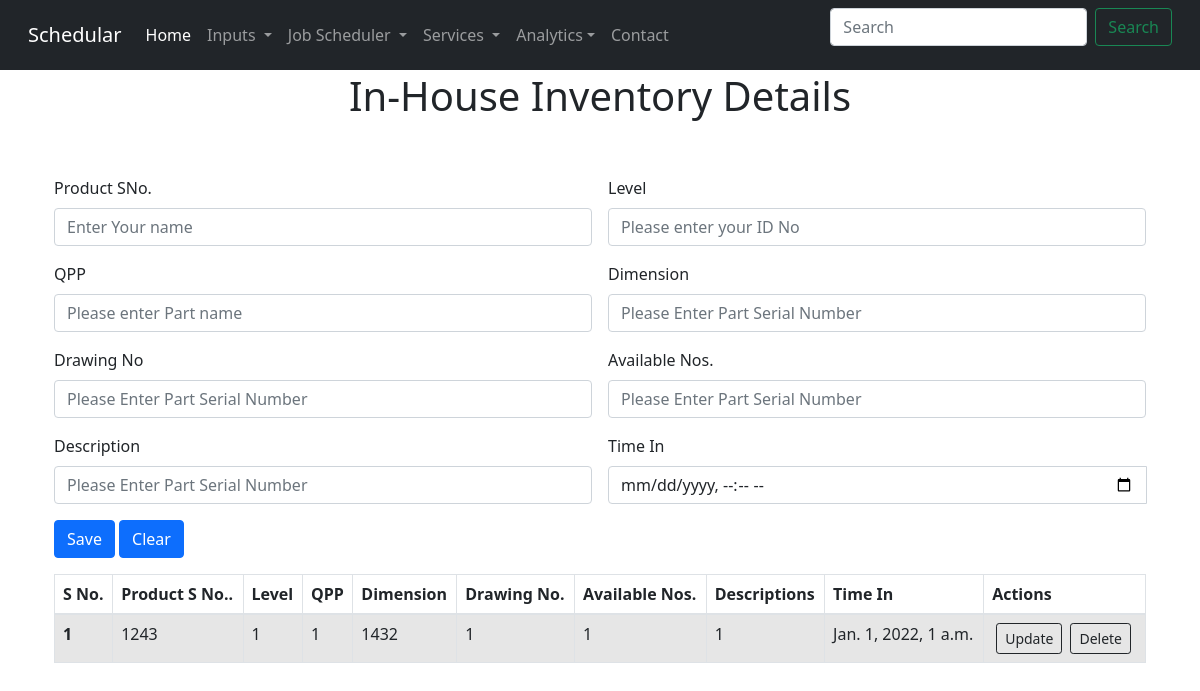
Page /inv on the earlier database version.
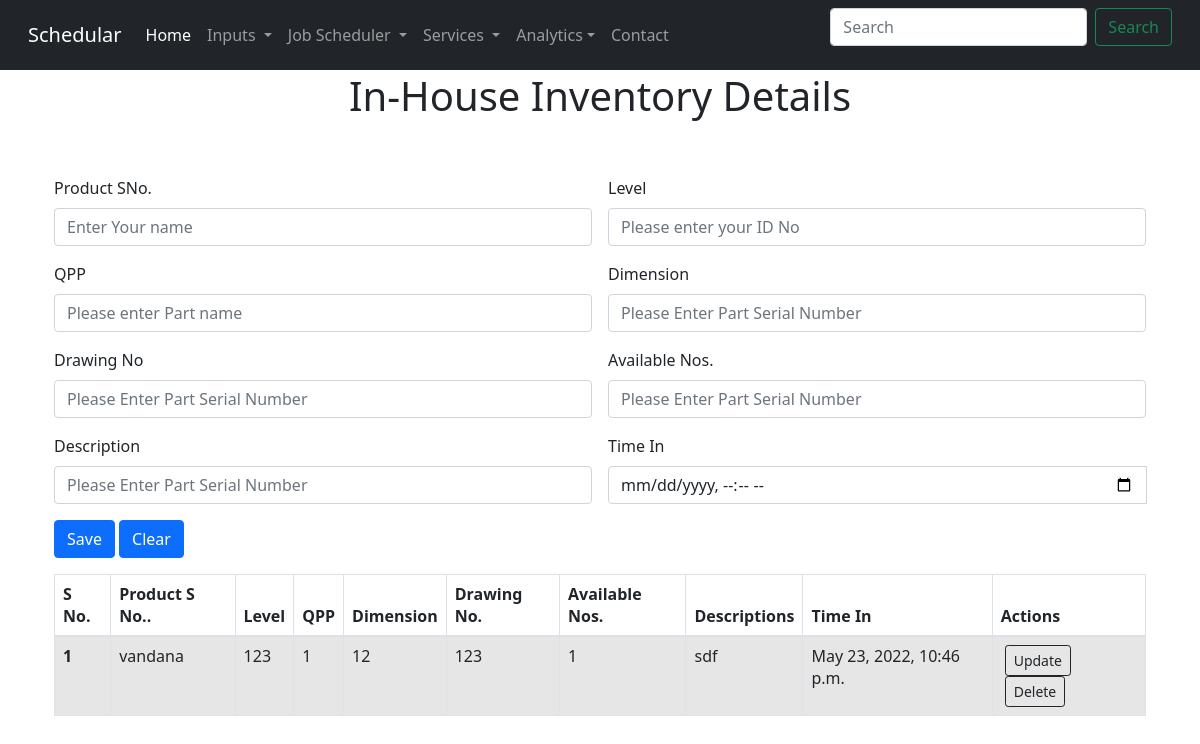
Same page on the later database version.
### inventory/models.py (models this page shows)
class inhouseInventory(models.Model):
    sno=models.IntegerField(primary_key=True,default=0)
    productSno=models.CharField(max_length=122,default=0)
    level=models.CharField(max_length=122,default=0)
    qpp=models.CharField(max_length=122,default=0)
    dimension=models.CharField(max_length=122,default=0)
    drawingno=models.CharField(max_length=122,default=0)
    availableNos=models.CharField(max_length=122,default=0)
    description=models.CharField(max_length=122,default=0)
    timein=models.DateTimeField(null=True)
    date=models.DateField()

### inventory/views.py (the view, shortened to what this page needs)
# urls.py: path('inv',include('inventory.urls')),
@csrf_protect
def inventory(request):
    inhouseInvs=inhouseInventory.objects.all()
    return render(request,"inventory/inHouseInventory.html",{'inhouseInvs':inhouseInvs})

### templates/inventory/inHouseInventory.html (shortened to what this page needs)
{% extends 'base.html' %}
{% block body %}
<div class="container px-4 pt-4">
    <h1 class="text-center pt-5">In-House Inventory Details</h1>
    <form class="row g-3 pt-5" method="post" action= "/inv">
        <div class="col-6">
            <label for="productSno" class="form-label">Product SNo.</label>
            <input type="text" class="form-control" id="productSno" placeholder="Enter Your name" name="productSno">
        </div>
        <div class="col-6">
            <label for="level" class="form-label">Level</label>
            <input type="text" class="form-control" id="level" placeholder="Please enter your ID No" name="level">
        </div>
        <div class="col-6">
            <label for="qpp" class="form-label">QPP</label>
            <input type="Number" class="form-control" id="qpp" placeholder="Please enter Part name" name="qpp">
        </div>
        <div class="col-6">
            <label for="dimension" class="form-label">Dimension</label>
            <input type="text" class="form-control" id="dimension" placeholder="Please Enter Part Serial Number" name="dimension">
        </div>
        <div class="col-6">
            <label for="drawingno" class="form-label">Drawing No</label>
            <input type="text" class="form-control" id="drawingno" placeholder="Please Enter Part Serial Number" name="drawingno">
        </div>
        <div class="col-6">
            <label for="availableNos" class="form-label">Available Nos.</label>
            <input type="text" class="form-control" id="availableNos" placeholder="Please Enter Part Serial Number" name="availableNos">
        </div>
        <div class="col-6">
            <label for="description" class="form-label">Description</label>
            <input type="text" class="form-control" id="description" placeholder="Please Enter Part Serial Number" name="description">
        </div>
        <div class="col-md-6">
            <label for="timein" class="form-label">Time In</label>
            <div class='input-group date' id='timein'>
                <input type='datetime-local' class="form-control" name="timein" />
            </div>
        </div>
        <div class=" container col-12">
            <button type="submit" class="btn btn-primary">Save</button>
            <button type="submit" class="btn btn-primary">Clear</button>
        </div>
    </form>
    <table class="table caption-top table-striped table-hover table-bordered ">
        <thead>
            <tr>
                <th scope="col">S No.</th>
                <th scope="col">Product S No..</th>
                <th scope="col">Level</th>
                <th scope="col">QPP</th>
                <th scope="col">Dimension</th>
                <th scope="col">Drawing No.</th>
                <th scope="col">Available Nos.</th>
                <th scope="col">Descriptions</th>
                <th scope="col">Time In</th>
                <th scope="col">Actions</th>
            </tr>
        </thead>
        <tbody>
            {% if inhouseInvs|length > 0 %}
                {% for inhouseInv in inhouseInvs %}
                    <tr>
                        <th scope="row">{{forloop.counter}}</th>
                        <td>{{inhouseInv.productSno}}</td>
                        <td>{{inhouseInv.level}}</td>
                        <td>{{inhouseInv.qpp}}</td>
                        <td>{{inhouseInv.dimension}}</td>
                        <td>{{inhouseInv.drawingno}}</td>
                        <td>{{inhouseInv.availableNos}}</td>
                        <td>{{inhouseInv.description}}</td>
                        <td>{{inhouseInv.timein}}</td>
                        <td>
                            <a href="/invUpdate/{{forloop.counter}}" type="button" class="btn btn-outline-dark btn-sm mx-1">Update</button>
                            <a href="/delete/{{inhouseInv.sno}}" type="button" class="btn btn-outline-dark btn-sm mx-1">Delete</button>
                        </td>
                    </tr>
                {% endfor %}
            {% endif %}
        </tbody>
    </table>
</div>
{% endblock body %}

### templates/base.html (shortened to what this page needs)
<html lang="en">
    <head>
     <link rel="stylesheet" href="https://stackpath.bootstrapcdn.com/bootstrap/4.5.0/css/bootstrap.min.css">
     <link href="https://cdn.jsdelivr.net/npm/bootstrap@5.1.3/dist/css/bootstrap.min.css" rel="stylesheet" id="bootstrap-css">
     <link href ="static/stylesheet.css">
    </head>
  <body>
     <nav class="navbar navbar-expand-sm navbar-dark bg-dark fixed-top">
        <div class="container-fluid">
          <a class="navbar-brand" href={% url 'productionSchedualar' %}>Schedular</a>
          <div class="collapse navbar-collapse show" id="bdNavbar">
            <ul class="navbar-nav me-auto mb-2 mb-lg-0">
              <li class="nav-item">
                <a class="nav-link active" aria-current="page" href={% url 'productionSchedualar' %}>Home</a>
              </li>
              <li class="nav-item dropdown">
                <a class="nav-link dropdown-toggle" href="#" id="navbarDropdown" role="button" data-bs-toggle="dropdown" data-bs-target="#navbarNavDarkDropdown" aria-expanded="false">
                  Inputs
                </a>
              </li>
              <li class="nav-item dropdown">
                <a class="nav-link dropdown-toggle" href="#" id="navbarDropdown" role="button" data-bs-toggle="dropdown" aria-expanded="false">
                  Job Scheduler
                </a>
              </li>
              <li class="nav-item dropdown">
                <a class="nav-link dropdown-toggle" href="/services" id="navbarDropdown" role="button" data-bs-toggle="dropdown" aria-expanded="false">
                  Services
                </a>
              </li>
              <li class="nav-item dropdown">
                <a class="nav-link dropdown-toggle" href="#" id="navbarDropdown" role="button" data-bs-toggle="dropdown" aria-expanded="false">Analytics</a>
              </li>
              <li class="nav-item">
                <a class="nav-link" href="#">Contact</a>
              </li>
            </ul>
            <form class="d-flex">
              <input class="form-control me-2" type="search" placeholder="Search" aria-label="Search">
              <button class="btn btn-outline-success" type="submit">Search</button>
            </form>
          </div>
        </div>
     </nav>
  {% block body %}{% endblock body %}
  </body>
</html>

Differences in the rows shown:
changed inhouseInventory: productSno "1243" → "vandana"; level "1" → "123"; dimension "1432" → "12"; drawingno "1" → "123"; description "1" → "sdf"; timein "Jan. 1, 2022, 1 a.m." → "May 23, 2022, 10:46 p.m."
